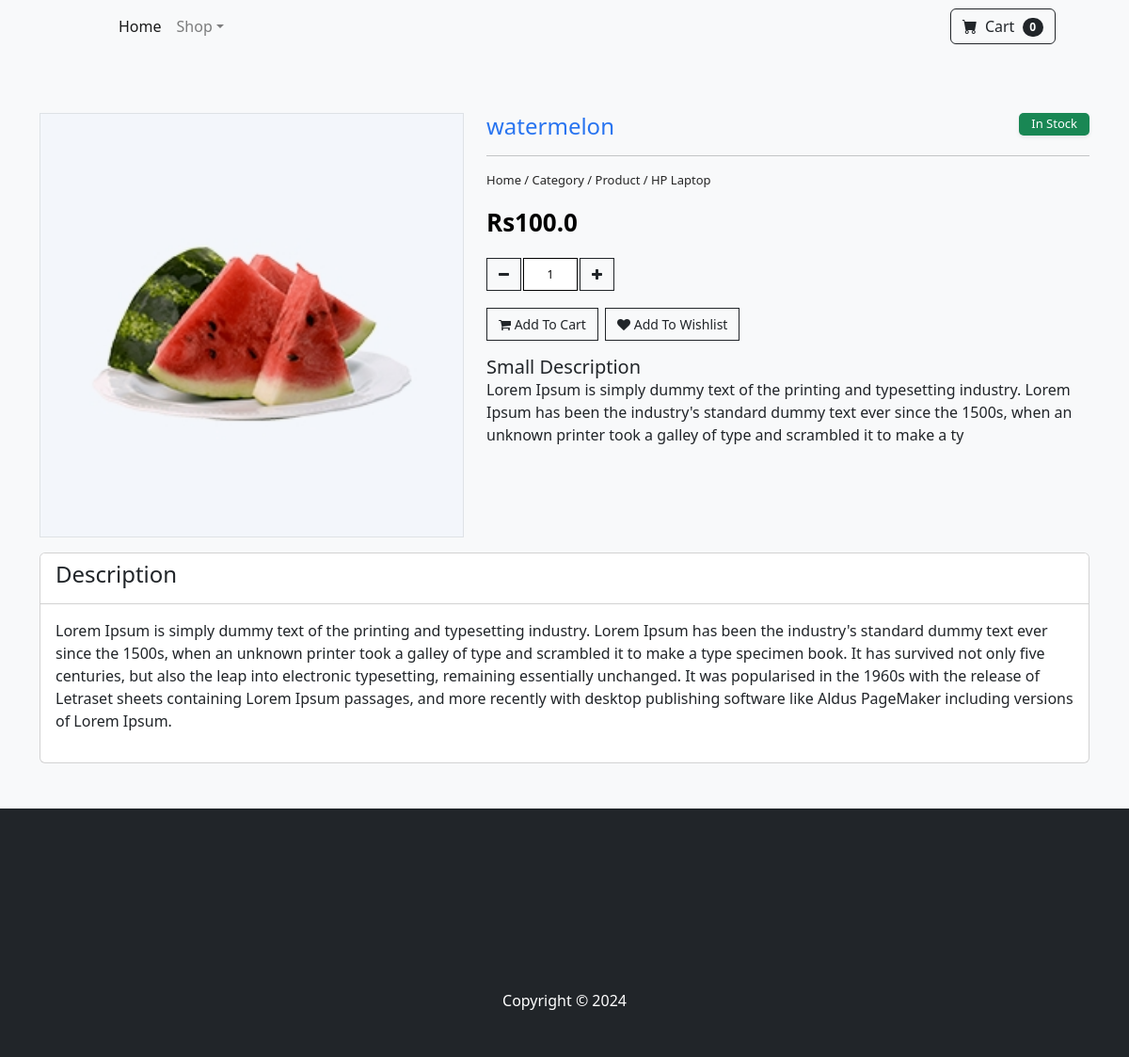
The app's page /product/2 with its own data.
### store/models.py (models this page shows, shortened)
class Product(models.Model):
	name = models.CharField(max_length=200)
	price = models.FloatField()
	digital = models.BooleanField(default=False,null=True, blank=True)
	image = models.ImageField(null=True, blank=True,upload_to='images/product')

### store/views.py (the view)
# urls.py: path('product/<int:id>',views.product,name='product')
def product(request,id):
    product_view = Product.objects.get(id=id)
    context={
        'product_view':product_view
    }
    return render(request,'product/product.html',context)

### Templates/product/product.html (shortened to what this page needs)
{% extends 'index.html' %}
{% block content %}
{% load static %}
<div class="py-3 py-md-5 bg-light">
    <div class="container">
        <div class="row">
            <div class="col-md-5 mt-3">
                <div class="bg-white border">
                    <img src="{{ product_view.image.url }}" class="w-100" alt="Img">
                </div>
            </div>
            <div class="col-md-7 mt-3">
                <div class="product-view">
                    <h4 class="product-name">
                        {{ product_view.name }}
                        <label class="label-stock bg-success">In Stock</label>
                    </h4>
                    <hr>
                    <p class="product-path">
                        Home / Category / Product / HP Laptop
                    </p>
                    <div>
                        <span class="selling-price">Rs{{ product_view.price }}</span>
                    </div>
                    <div class="mt-2">
                        <div class="input-group">
                            <span class="btn btn1"><i class="fa fa-minus"></i></span>
                            <input type="text" value="1" class="input-quantity" />
                            <span class="btn btn1"><i class="fa fa-plus"></i></span>
                        </div>
                    </div>
                    <div class="mt-2">
                        <a href="" class="btn btn1"> <i class="fa fa-shopping-cart"></i> Add To Cart</a>
                        <a href="" class="btn btn1"> <i class="fa fa-heart"></i> Add To Wishlist </a>
                    </div>
                    <div class="mt-3">
                        <h5 class="mb-0">Small Description</h5>
                        <p>
                            Lorem Ipsum is simply dummy text of the printing and typesetting industry. Lorem Ipsum has been the industry's standard dummy text ever since the 1500s, when an unknown printer took a galley of type and scrambled it to make a ty
                        </p>
                    </div>
                </div>
            </div>
        </div>
        <div class="row">
            <div class="col-md-12 mt-3">
                <div class="card">
                    <div class="card-header bg-white">
                        <h4>Description</h4>
                    </div>
                    <div class="card-body">
                        <p>
                            Lorem Ipsum is simply dummy text of the printing and typesetting industry. Lorem Ipsum has been the industry's standard dummy text ever since the 1500s, when an unknown printer took a galley of type and scrambled it to make a type specimen book. It has survived not only five centuries, but also the leap into electronic typesetting, remaining essentially unchanged. It was popularised in the 1960s with the release of Letraset sheets containing Lorem Ipsum passages, and more recently with desktop publishing software like Aldus PageMaker including versions of Lorem Ipsum.
                        </p>
                    </div>
                </div>
            </div>
        </div>
    </div>
</div>
{% endblock %}

### static/css/product.css (style rules this page uses)
.product-view .product-name { font-size: 24px; color: #2874f0; }
.product-view .product-name .label-stock { font-size: 13px; padding: 4px 13px; border-radius: 5px; color: #fff; box-shadow: 0 0.125rem 0.25rem rgb(0 0 0 / 8%); float: right; }
.product-view .product-path { font-size: 13px; font-weight: 500; color: #252525; margin-bottom: 16px; }
.product-view .selling-price { font-size: 26px; color: #000; font-weight: 600; margin-right: 8px; }
.product-view .btn1 { border: 1px solid; margin-right: 3px; border-radius: 0px; font-size: 14px; margin-top: 10px; }
.product-view .input-quantity { border: 1px solid #000; margin-right: 3px; font-size: 12px; margin-top: 10px; width: 58px; outline: none; text-align: center; }

### records on screen
Product: image (picture), name "watermelon", price "100.0"
